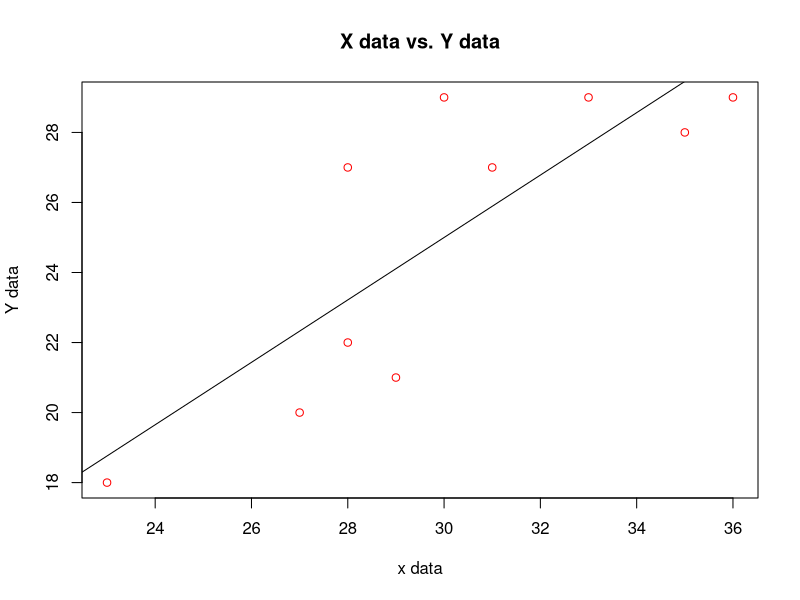
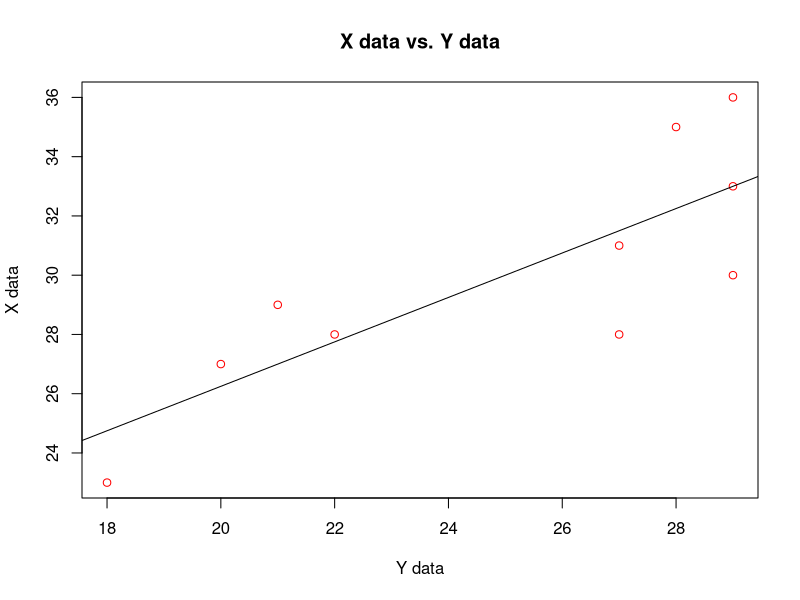
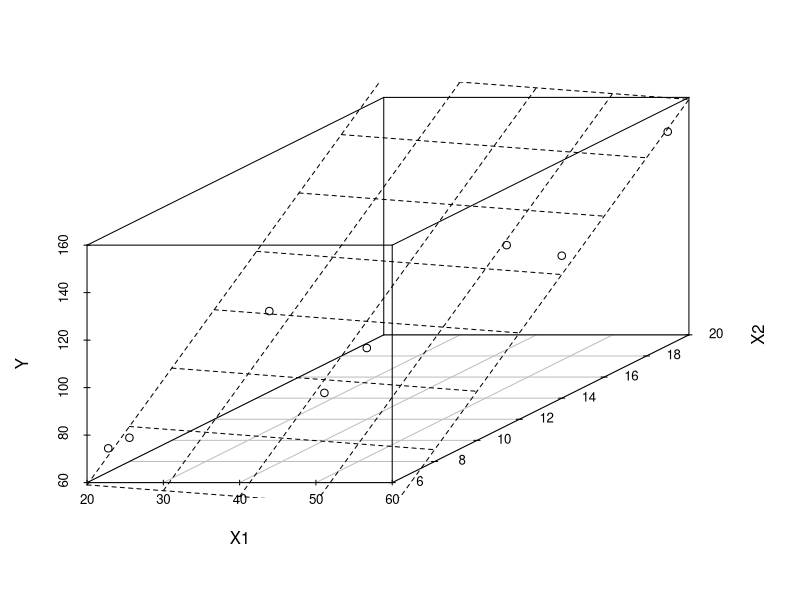

Write the R code that produced these figures, in order.
#correlation
x=c(5,10,15,20,25)
y=c(16,19,23,26,30)
cor(x,y) #or cor(x,y,method="pearson")
cor(x,y,method="pearson")

#Spearman's correlation
x=c(78,36,98,25,75,82,90,62,65,39)
y=c(84,51,91,60,68,62,86,58,63,47)
cor(x,y,method="spearman")

#Multiple and partial correlation 

X=c(23,27,28,28,29,30,31,33,35,36)
Y=c(18,20,22,27,21,29,27,29,28,29)
Z=c(10,22,32,30, 5,36,16,19,25,30)

r_XY=cor(X,Y)
r_XY
r_YZ=cor(Y,Z)
r_YZ
r_XZ=cor(X,Z)
r_XZ

#Multiple Correlation X on Y and Z

R_X_YZ=sqrt((r_XY^2 + r_XZ^2 - 2*r_XY*r_YZ*r_XZ)/(1-r_YZ^2))
R_X_YZ
R_Y_XZ=sqrt((r_XY^2 + r_YZ^2 - 2*r_XY*r_YZ*r_XZ)/(1-r_XZ^2))
R_Y_XZ
R_Z_XY=sqrt((r_XZ^2 + r_YZ^2 - 2*r_XY*r_YZ*r_XZ)/(1-r_XY^2))
R_Z_XY

#Partial Correlation Coefficient

r_XY_Z=(r_XY-(r_XZ*r_YZ))/sqrt((1-r_XZ^2)*(1-r_YZ^2))
r_XY_Z
r_XZ_Y=(r_XZ-(r_XY*r_YZ))/sqrt((1-r_XY^2)*(1-r_YZ^2))
r_XZ_Y
r_YZ_X=(r_YZ-(r_XY*r_XZ))/sqrt((1-r_XY^2)*(1-r_XZ^2))
r_YZ_X

#Regression Analysis
X=c(23,27,28,28,29,30,31,33,35,36)
Y=c(18,20,22,27,21,29,27,29,28,29)
cor(X,Y)

#Regression equation Y on X
X=c(23,27,28,28,29,30,31,33,35,36)
Y=c(18,20,22,27,21,29,27,29,28,29)
Regr=lm(Y~X) # lm means linear model
Regr

plot(X,Y,main="X data vs. Y data",xlab="x data",ylab="Y data",col="red")
abline(lm(Y~X))

#Regression equation X on Y
Regr=lm(X~Y) # lm means linear model
Regr

plot(Y,X,main="X data vs. Y data",xlab="Y data",ylab="X data",col="red")
abline(lm(X~Y))

#MUltiple Regression
#Problem 1
#Input the variables
Y = c(110,80,70,120,150,90,70,120)
Y
X1 = c(30,40,20,50,60,40,20,60)
X1
X2= c(11,10,7,15,19,12,8,14)
X2
   
#linear regression model for Y on X1and X2
Reg_Model = lm(Y~X1+X2)
Reg_Model

#install.packages("scatterplot3d")
library(scatterplot3d)
#plot the data set
graph = scatterplot3d(X1,X2,Y)
graph$plane3d(Reg_Model)
